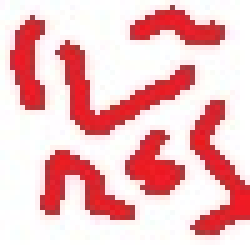
//> input picture MTK_KDTree/MTK_KDTree/5.jpg, 50 x 50 px (shown 5 times larger)
$ ./Source   (built with g++ and OpenCV 4)
//> lines starting //> are read from the running program, lines starting //| are printed output that depends on the picture

#include "OCL2KDTree.h"
#include "KDtree.h"


int main(int argc, const char* argv[])
{
	const Mat img1 = imread("5.jpg", 0); //Load as grayscale
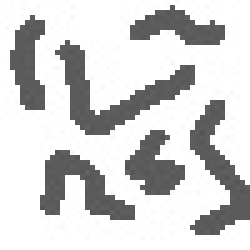
//> img1: 50 rows x 50 cols, CV_8UC1 (shown 5 times larger); min 84, max 255, mean 208.9
	const Mat img2 = imread("6.jpg", 0);
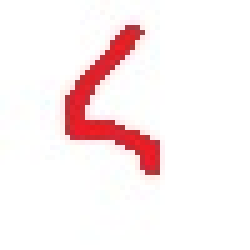
//> input picture MTK_KDTree/MTK_KDTree/6.jpg, 50 x 50 px (shown 5 times larger)
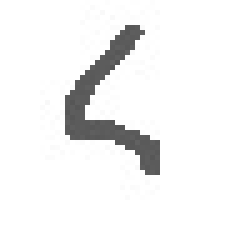
//> img2: 50 rows x 50 cols, CV_8UC1 (shown 5 times larger); min 86, max 255, mean 243.1

	FILE *fkp1, *fkp2, *fbfmatch,*fkdmatch;
	fkp1 = fopen("keypoint1.txt", "w");
	fkp2 = fopen("keypoint2.txt", "w");
	fbfmatch = fopen("bfmatch.txt", "w");
	fkdmatch = fopen("kdmatch.txt", "w");

	Ptr<Feature2D> f2d = xfeatures2d::SIFT::create();

	vector<KeyPoint> keypoints1, keypoints2;
	f2d->detect(img1, keypoints1);
//> keypoints1 = 37 keypoints; strongest (x, y, size): (6, 19, 3.7), (37, 15, 3.1), (43, 22, 3), (28, 6, 3.1)
	f2d->detect(img2, keypoints2);
//> keypoints2 = 9 keypoints; (x, y, size): (25, 8, 3.7), (25, 8, 3.7), (30, 31, 4.1), (30, 32, 3.2), (30, 32, 3.2), (15, 25, 4.1), (15, 25, 4.1), (18, 22, 2.1), (15, 20, 3.5)


	//-- Step 2: Calculate descriptors (feature vectors)


	//Mat descriptors1(keypoints1.size(), 2, CV_32F), descriptors2(keypoints2.size(), 2, CV_32F);
	Mat descriptors1, descriptors2;
	f2d->compute(img1, keypoints1, descriptors1);
	f2d->compute(img2, keypoints2, descriptors2);

	// [9 lines of commented-out code are left out]

	cout << "# of keypoints1: " << keypoints1.size() << endl;
//| # of keypoints1: 37
	cout << "# of keypoints2: " << keypoints2.size() << endl;
//| # of keypoints2: 9
	// Add results to image and save.

	for (int i = 0; i < keypoints1.size(); i++){
		fprintf(fkp1, "%.2f\t%.2f\n", keypoints1[i].pt.x, keypoints1[i].pt.y);
	}
//> this loop made 37 passes

	for (int i = 0; i < keypoints2.size(); i++){
		fprintf(fkp2, "%.2f\t%.2f\n", keypoints2[i].pt.x, keypoints2[i].pt.y);
	}
//> this loop made 9 passes

	cout << "des1 cols: " << descriptors1.cols << endl;
//| des1 cols: 128
	cout << "des1 rows: " << descriptors1.rows << endl;
//| des1 rows: 37
	cout << "des2 cols: " << descriptors2.cols << endl;
//| des2 cols: 128
	cout << "des2 rows: " << descriptors2.rows << endl;
//| des2 rows: 9


	//-- Step 3: Matching descriptor vectors using FLANN matcher
	BFMatcher matcher;
	std::vector< DMatch > matches;
	matcher.match(descriptors1, descriptors2, matches);
//> matches = 37 matches
	Mat output;
	//drawKeypoints(img1, keypoints1, output);
	drawMatches(img1, keypoints1, img2, keypoints2, matches, output);
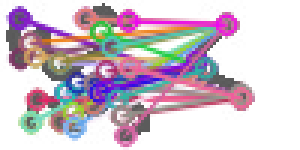
//> output: 50 rows x 100 cols, CV_8UC3 (shown 3 times larger); mean B, G, R 204.4, 194.1, 207.9

	cout << "# of matches: " << matches.size() << endl;
//| # of matches: 37

	for (int i = 0; i < keypoints2.size(); i++) {
		fprintf(fbfmatch, "%d\t%d\t%.5f\n", matches[i].trainIdx, matches[i].queryIdx, matches[i].distance);
		// [8 lines of commented-out code are left out]
	}
		// [35 lines of commented-out code are left out]
	imwrite("sift_result.bmp", output);
	//waitKey(0);

//> (the run ends here: the program needs code that is not available in this run, at `KDTree kt;`)
